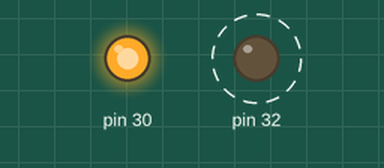
A sketch run on a simulated Arduino Mega 2560, built with avr-gcc and run on an emulated ATmega2560. Parts: output pins drawn as LEDs (lit = HIGH). Dashed ring = blinking.

Above: at 0.05 s.
Timing chart, 0 to 3.0 s (numbered marks = the images above):
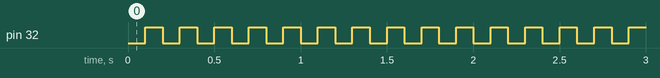

The sketch:

stepper_test.ino
```cpp
 void setup() {
  pinMode(30, OUTPUT);
  pinMode(32, OUTPUT);
  digitalWrite(30, HIGH);
  digitalWrite(32, HIGH);
  }
void loop() {
  digitalWrite(32, LOW);
  delay(100);
  digitalWrite(32, HIGH);
  delay(100);
  }
```

Measured:
- by itself, pin 32: alternates HIGH for 0.10 s and LOW for 0.10 s
